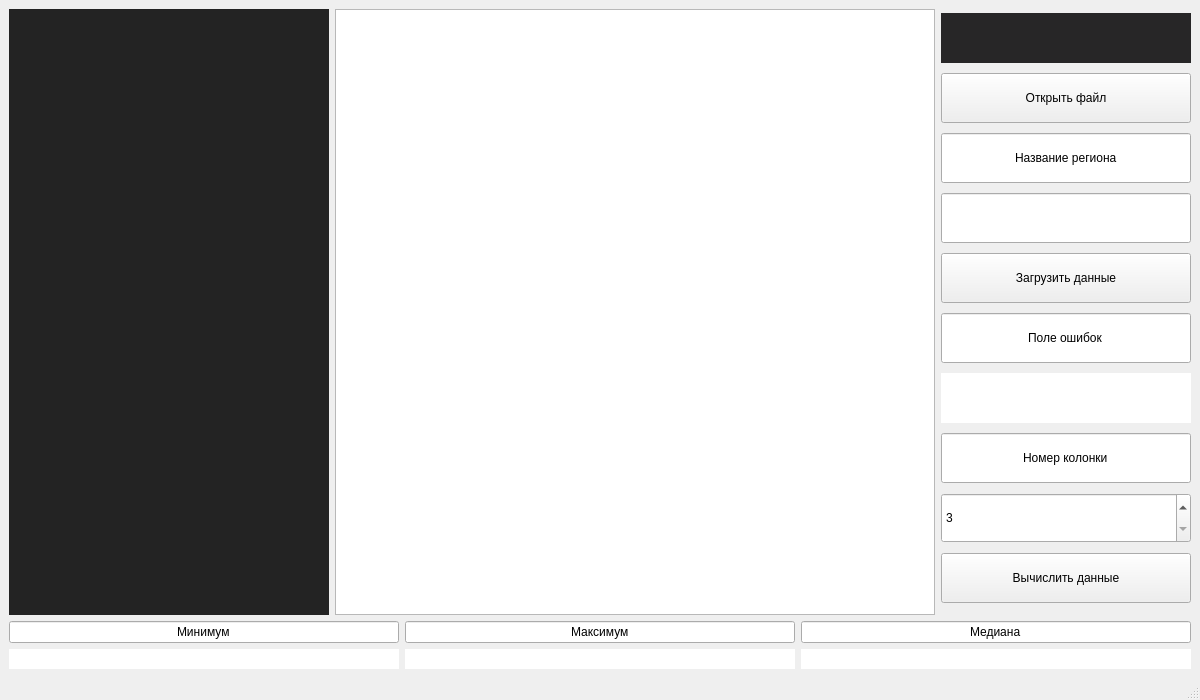
<?xml version="1.0" encoding="UTF-8"?>
<ui version="4.0">
 <class>MainWindow</class>
 <widget class="QMainWindow" name="MainWindow">
  <property name="geometry">
   <rect>
    <x>0</x>
    <y>0</y>
    <width>1200</width>
    <height>700</height>
   </rect>
  </property>
  <property name="windowTitle">
   <string>MainWindow</string>
  </property>
  <property name="documentMode">
   <bool>true</bool>
  </property>
  <widget class="QWidget" name="centralwidget">
   <layout class="QVBoxLayout" name="verticalLayout">
    <item>
     <layout class="QHBoxLayout" name="blok">
      <item>
       <layout class="QHBoxLayout" name="for_qtdata">
        <item>
         <widget class="QLabel" name="graphic">
          <property name="minimumSize">
           <size>
            <width>300</width>
            <height>300</height>
           </size>
          </property>
          <property name="maximumSize">
           <size>
            <width>600</width>
            <height>750</height>
           </size>
          </property>
          <property name="styleSheet">
           <string notr="true">QLabel{
	background-color: rgb(35, 35, 35);
}</string>
          </property>
          <property name="text">
           <string/>
          </property>
         </widget>
        </item>
        <item>
         <widget class="QTableWidget" name="tableWidget">
          <property name="minimumSize">
           <size>
            <width>300</width>
            <height>300</height>
           </size>
          </property>
          <property name="maximumSize">
           <size>
            <width>600</width>
            <height>750</height>
           </size>
          </property>
         </widget>
        </item>
        <item>
         <layout class="QVBoxLayout" name="for_choose">
          <property name="sizeConstraint">
           <enum>QLayout::SetFixedSize</enum>
          </property>
          <item>
           <widget class="QLabel" name="namefile">
            <property name="sizePolicy">
             <sizepolicy hsizetype="Preferred" vsizetype="Preferred">
              <horstretch>0</horstretch>
              <verstretch>0</verstretch>
             </sizepolicy>
            </property>
            <property name="minimumSize">
             <size>
              <width>130</width>
              <height>20</height>
             </size>
            </property>
            <property name="maximumSize">
             <size>
              <width>250</width>
              <height>50</height>
             </size>
            </property>
            <property name="styleSheet">
             <string notr="true">QLabel{
	color: rgb(255, 255, 255);
	background-color: rgb(39, 38, 39);
}</string>
            </property>
            <property name="text">
             <string/>
            </property>
            <property name="alignment">
             <set>Qt::AlignRight|Qt::AlignTrailing|Qt::AlignVCenter</set>
            </property>
            <property name="wordWrap">
             <bool>false</bool>
            </property>
           </widget>
          </item>
          <item>
           <widget class="QPushButton" name="pushButton_namefile">
            <property name="minimumSize">
             <size>
              <width>130</width>
              <height>20</height>
             </size>
            </property>
            <property name="maximumSize">
             <size>
              <width>250</width>
              <height>50</height>
             </size>
            </property>
            <property name="text">
             <string>Открыть файл</string>
            </property>
           </widget>
          </item>
          <item>
           <widget class="QLineEdit" name="lineEdit_region">
            <property name="minimumSize">
             <size>
              <width>130</width>
              <height>20</height>
             </size>
            </property>
            <property name="maximumSize">
             <size>
              <width>250</width>
              <height>50</height>
             </size>
            </property>
            <property name="text">
             <string>Название региона</string>
            </property>
            <property name="alignment">
             <set>Qt::AlignCenter</set>
            </property>
            <property name="readOnly">
             <bool>true</bool>
            </property>
           </widget>
          </item>
          <item>
           <widget class="QLineEdit" name="nameregion">
            <property name="minimumSize">
             <size>
              <width>130</width>
              <height>20</height>
             </size>
            </property>
            <property name="maximumSize">
             <size>
              <width>250</width>
              <height>50</height>
             </size>
            </property>
           </widget>
          </item>
          <item>
           <widget class="QPushButton" name="pushButton_loaddata">
            <property name="minimumSize">
             <size>
              <width>130</width>
              <height>20</height>
             </size>
            </property>
            <property name="maximumSize">
             <size>
              <width>250</width>
              <height>50</height>
             </size>
            </property>
            <property name="text">
             <string>Загрузить данные</string>
            </property>
           </widget>
          </item>
          <item>
           <widget class="QLineEdit" name="lineEdit_error">
            <property name="minimumSize">
             <size>
              <width>130</width>
              <height>20</height>
             </size>
            </property>
            <property name="maximumSize">
             <size>
              <width>250</width>
              <height>50</height>
             </size>
            </property>
            <property name="text">
             <string>Поле ошибок</string>
            </property>
            <property name="alignment">
             <set>Qt::AlignCenter</set>
            </property>
            <property name="readOnly">
             <bool>true</bool>
            </property>
           </widget>
          </item>
          <item>
           <widget class="QLabel" name="error">
            <property name="minimumSize">
             <size>
              <width>130</width>
              <height>20</height>
             </size>
            </property>
            <property name="maximumSize">
             <size>
              <width>250</width>
              <height>50</height>
             </size>
            </property>
            <property name="styleSheet">
             <string notr="true">QLabel{
	background-color: rgb(255, 255, 255);
	color: rgb(255, 21, 0);
}</string>
            </property>
            <property name="text">
             <string/>
            </property>
            <property name="alignment">
             <set>Qt::AlignCenter</set>
            </property>
           </widget>
          </item>
          <item>
           <widget class="QLineEdit" name="lineEdit_colomn">
            <property name="minimumSize">
             <size>
              <width>130</width>
              <height>20</height>
             </size>
            </property>
            <property name="maximumSize">
             <size>
              <width>250</width>
              <height>50</height>
             </size>
            </property>
            <property name="text">
             <string>Номер колонки</string>
            </property>
            <property name="alignment">
             <set>Qt::AlignCenter</set>
            </property>
            <property name="readOnly">
             <bool>true</bool>
            </property>
           </widget>
          </item>
          <item>
           <widget class="QSpinBox" name="numcolomn">
            <property name="minimumSize">
             <size>
              <width>130</width>
              <height>20</height>
             </size>
            </property>
            <property name="maximumSize">
             <size>
              <width>250</width>
              <height>50</height>
             </size>
            </property>
            <property name="minimum">
             <number>3</number>
            </property>
            <property name="maximum">
             <number>7</number>
            </property>
           </widget>
          </item>
          <item>
           <widget class="QPushButton" name="pushButton_calculations">
            <property name="minimumSize">
             <size>
              <width>130</width>
              <height>20</height>
             </size>
            </property>
            <property name="maximumSize">
             <size>
              <width>250</width>
              <height>50</height>
             </size>
            </property>
            <property name="text">
             <string>Вычислить данные</string>
            </property>
           </widget>
          </item>
         </layout>
        </item>
       </layout>
      </item>
     </layout>
    </item>
    <item>
     <layout class="QHBoxLayout" name="value_calculation">
      <item>
       <layout class="QVBoxLayout" name="for_min">
        <item>
         <widget class="QLineEdit" name="lineEdit_min">
          <property name="minimumSize">
           <size>
            <width>0</width>
            <height>20</height>
           </size>
          </property>
          <property name="maximumSize">
           <size>
            <width>16777215</width>
            <height>50</height>
           </size>
          </property>
          <property name="text">
           <string>Минимум</string>
          </property>
          <property name="alignment">
           <set>Qt::AlignCenter</set>
          </property>
          <property name="readOnly">
           <bool>true</bool>
          </property>
         </widget>
        </item>
        <item>
         <widget class="QLabel" name="minimum">
          <property name="minimumSize">
           <size>
            <width>0</width>
            <height>20</height>
           </size>
          </property>
          <property name="maximumSize">
           <size>
            <width>16777215</width>
            <height>50</height>
           </size>
          </property>
          <property name="styleSheet">
           <string notr="true">QLabel{
	background-color: rgb(255, 255, 255);
	color: rgb(255, 21, 0);
}</string>
          </property>
          <property name="text">
           <string/>
          </property>
          <property name="alignment">
           <set>Qt::AlignCenter</set>
          </property>
         </widget>
        </item>
       </layout>
      </item>
      <item>
       <layout class="QVBoxLayout" name="for_max">
        <item>
         <widget class="QLineEdit" name="lineEdit_max">
          <property name="minimumSize">
           <size>
            <width>0</width>
            <height>20</height>
           </size>
          </property>
          <property name="maximumSize">
           <size>
            <width>16777215</width>
            <height>50</height>
           </size>
          </property>
          <property name="text">
           <string>Максимум</string>
          </property>
          <property name="alignment">
           <set>Qt::AlignCenter</set>
          </property>
          <property name="readOnly">
           <bool>true</bool>
          </property>
         </widget>
        </item>
        <item>
         <widget class="QLabel" name="maximum">
          <property name="minimumSize">
           <size>
            <width>0</width>
            <height>20</height>
           </size>
          </property>
          <property name="maximumSize">
           <size>
            <width>16777215</width>
            <height>50</height>
           </size>
          </property>
          <property name="styleSheet">
           <string notr="true">QLabel{
	background-color: rgb(255, 255, 255);
	color: rgb(255, 21, 0);
}</string>
          </property>
          <property name="text">
           <string/>
          </property>
          <property name="alignment">
           <set>Qt::AlignCenter</set>
          </property>
         </widget>
        </item>
       </layout>
      </item>
      <item>
       <layout class="QVBoxLayout" name="for_med">
        <item>
         <widget class="QLineEdit" name="lineEdit_med">
          <property name="minimumSize">
           <size>
            <width>0</width>
            <height>20</height>
           </size>
          </property>
          <property name="maximumSize">
           <size>
            <width>16777215</width>
            <height>50</height>
           </size>
          </property>
          <property name="text">
           <string>Медиана</string>
          </property>
          <property name="alignment">
           <set>Qt::AlignCenter</set>
          </property>
          <property name="readOnly">
           <bool>true</bool>
          </property>
         </widget>
        </item>
        <item>
         <widget class="QLabel" name="median">
          <property name="minimumSize">
           <size>
            <width>0</width>
            <height>20</height>
           </size>
          </property>
          <property name="maximumSize">
           <size>
            <width>16777215</width>
            <height>50</height>
           </size>
          </property>
          <property name="styleSheet">
           <string notr="true">QLabel{
	background-color: rgb(255, 255, 255);
	color: rgb(255, 21, 0);
}</string>
          </property>
          <property name="text">
           <string/>
          </property>
          <property name="alignment">
           <set>Qt::AlignCenter</set>
          </property>
         </widget>
        </item>
       </layout>
      </item>
     </layout>
    </item>
   </layout>
  </widget>
  <widget class="QMenuBar" name="menubar">
   <property name="geometry">
    <rect>
     <x>0</x>
     <y>0</y>
     <width>1200</width>
     <height>24</height>
    </rect>
   </property>
  </widget>
  <widget class="QStatusBar" name="statusbar"/>
 </widget>
 <resources/>
 <connections/>
</ui>
